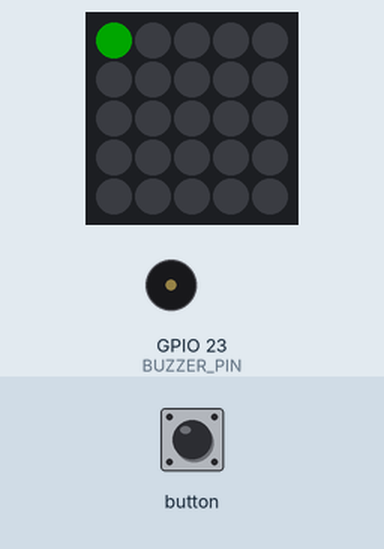
Bench run of a sketch on a simulated ESP32. Parts: 5×5 RGB LED matrix (first LED top left, wired row by row), buzzer (waves = sounding). The test bench sets the inputs (shaded band). Dim RGB values are drawn brighter than linear.

Above: at 1.2 s.
1.3 s: button pressed for 0.15 s
At 1.6 s:
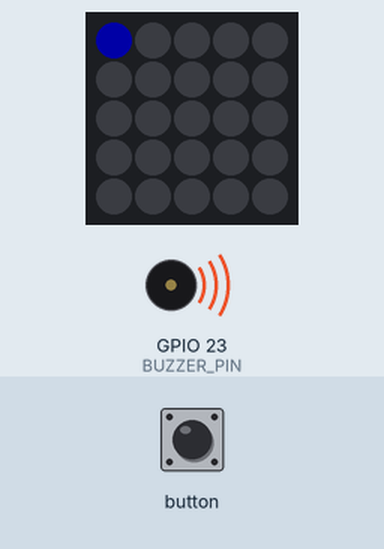
7.4 s: button pressed for 1 s
At 13.6 s:
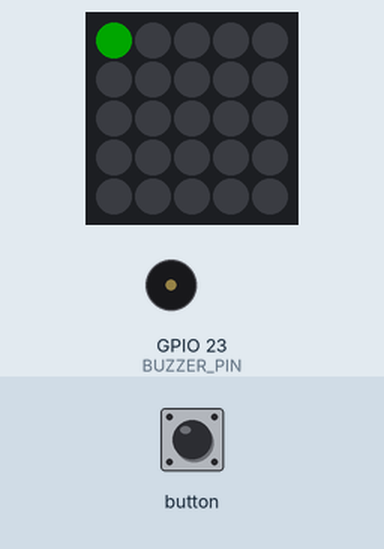
Timing chart, 0 to 15.1 s (numbered marks = the images above; inputs shaded):
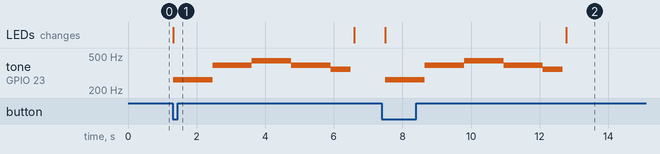

Measured:
- after the input at 1.3 s, tone on GPIO 23 (BUZZER_PIN): plays 262 Hz for 1.2 s, 392 Hz for 1.2 s, 440 Hz for 1.2 s, 392 Hz for 1.2 s, 349 Hz for 0.58 s, starting at once; the LEDs: change at once (image 1)
- after the input at 7.4 s, tone on GPIO 23 (BUZZER_PIN): plays 262 Hz for 1.2 s, 392 Hz for 1.2 s, 440 Hz for 1.2 s, 392 Hz for 1.2 s, 349 Hz for 0.58 s, starting after 0.10 s; the LEDs: first change after 0.10 s (image 2 shows a later state)

The sketch:

M5Atom_Melody.ino
```cpp
#define BUZZER_PIN 23
#define LEDC_CHANNEL 1
#include "M5Atom.h"
#include "pitches.h"

// notes in the melody:
int melody[] = {
  NOTE_C4, NOTE_C4,NOTE_G4, NOTE_G4, NOTE_A4,NOTE_A4, NOTE_G4,
  NOTE_F4, NOTE_F4,NOTE_E4,NOTE_E4,NOTE_D4,NOTE_D4,NOTE_C4,
  NOTE_G4,NOTE_G4,NOTE_F4,NOTE_F4,NOTE_E4,NOTE_E4,NOTE_D4,
  NOTE_G4,NOTE_G4,NOTE_F4,NOTE_F4,NOTE_E4,NOTE_E4,NOTE_D4,
  NOTE_C4, NOTE_C4,NOTE_G4, NOTE_G4, NOTE_A4,NOTE_A4, NOTE_G4,
  NOTE_F4, NOTE_F4,NOTE_E4,NOTE_E4,NOTE_D4,NOTE_D4,NOTE_C4,};
// note durations: 4 = quarter note, 8 = eighth note, etc.:
int noteDurations[] = {
  4,4,4,4,4,4,2,
  4,4,4,4,4,4,2,
  4,4,4,4,4,4,2,
  4,4,4,4,4,4,2,
  4,4,4,4,4,4,2,
  4,4,4,4,4,4,2,};

void setup()
{
    M5.begin(true, false, true);
    ledcSetup(LEDC_CHANNEL, 12000, 8);
    ledcAttachPin(BUZZER_PIN, 1);
    M5.dis.drawpix(0, CRGB(0, 255, 0));
}

void loop()
{
    M5.update();
    if (M5.Btn.wasPressed())
    {
        M5.dis.drawpix(0, CRGB(0, 0, 255));
        playMusic();
    }
    else
    {
        M5.dis.drawpix(0, CRGB(0, 255, 0));
    }
    delay(100);
}

void playMusic()
{
    // iterate over the notes of the melody:
    for (int thisNote = 0; thisNote < 8; thisNote++)
    {

        // to calculate the note duration, take one second divided by the note type.
        //e.g. quarter note = 1000 / 4, eighth note = 1000/8, etc.
        int noteDuration = 1000 / noteDurations[thisNote];
        ledcWriteTone(LEDC_CHANNEL, melody[thisNote]);
        delay(noteDuration);

        // to distinguish the notes, set a minimum time between them.
        // the note's duration + 30% seems to work well:
        int pauseBetweenNotes = noteDuration * 1.30;
        delay(pauseBetweenNotes);
        // stop the tone playing:
        ledcWriteTone(LEDC_CHANNEL, 0);
    }
}
```

pitches.h
```cpp
/*************************************************
 * Public Constants
 *************************************************/

#define NOTE_B0  31
#define NOTE_C1  33
#define NOTE_CS1 35
#define NOTE_D1  37
#define NOTE_DS1 39
#define NOTE_E1  41
#define NOTE_F1  44
#define NOTE_FS1 46
#define NOTE_G1  49
#define NOTE_GS1 52
#define NOTE_A1  55
#define NOTE_AS1 58
#define NOTE_B1  62
#define NOTE_C2  65
#define NOTE_CS2 69
#define NOTE_D2  73
#define NOTE_DS2 78
#define NOTE_E2  82
#define NOTE_F2  87
#define NOTE_FS2 93
#define NOTE_G2  98
#define NOTE_GS2 104
#define NOTE_A2  110
#define NOTE_AS2 117
#define NOTE_B2  123
#define NOTE_C3  131
#define NOTE_CS3 139
#define NOTE_D3  147
#define NOTE_DS3 156
#define NOTE_E3  165
#define NOTE_F3  175
#define NOTE_FS3 185
#define NOTE_G3  196
#define NOTE_GS3 208
#define NOTE_A3  220
#define NOTE_AS3 233
#define NOTE_B3  247
#define NOTE_C4  262
#define NOTE_CS4 277
#define NOTE_D4  294
#define NOTE_DS4 311
#define NOTE_E4  330
#define NOTE_F4  349
#define NOTE_FS4 370
#define NOTE_G4  392
#define NOTE_GS4 415
#define NOTE_A4  440
#define NOTE_AS4 466
#define NOTE_B4  494
#define NOTE_C5  523
#define NOTE_CS5 554
#define NOTE_D5  587
#define NOTE_DS5 622
#define NOTE_E5  659
#define NOTE_F5  698
#define NOTE_FS5 740
#define NOTE_G5  784
#define NOTE_GS5 831
#define NOTE_A5  880
#define NOTE_AS5 932
#define NOTE_B5  988
#define NOTE_C6  1047
#define NOTE_CS6 1109
#define NOTE_D6  1175
#define NOTE_DS6 1245
#define NOTE_E6  1319
#define NOTE_F6  1397
#define NOTE_FS6 1480
#define NOTE_G6  1568
#define NOTE_GS6 1661
#define NOTE_A6  1760
#define NOTE_AS6 1865
#define NOTE_B6  1976
#define NOTE_C7  2093
#define NOTE_CS7 2217
#define NOTE_D7  2349
#define NOTE_DS7 2489
#define NOTE_E7  2637
#define NOTE_F7  2794
#define NOTE_FS7 2960
#define NOTE_G7  3136
#define NOTE_GS7 3322
#define NOTE_A7  3520
#define NOTE_AS7 3729
#define NOTE_B7  3951
#define NOTE_C8  4186
#define NOTE_CS8 4435
#define NOTE_D8  4699
#define NOTE_DS8 4978
```
